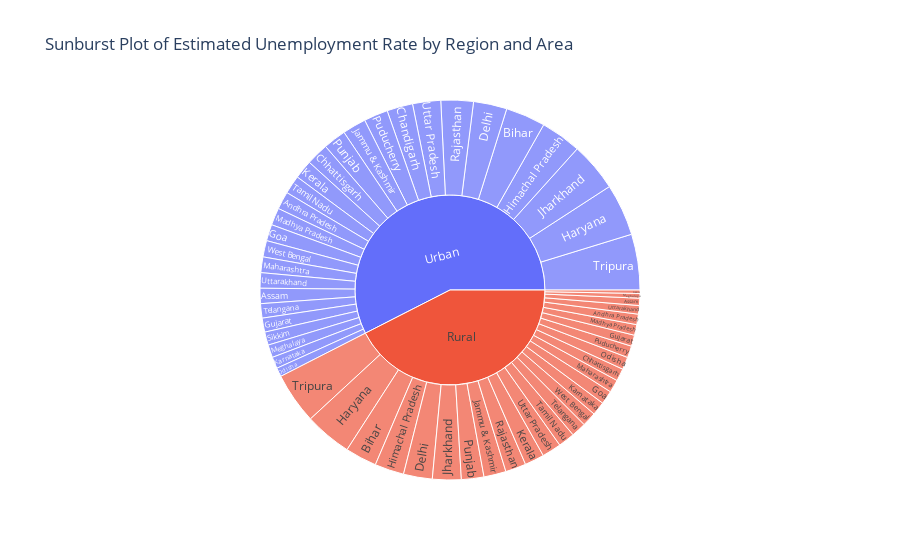

Notebook cell for this chart:
### Code cell
fig = px.sunburst(df, path=['Area', 'Region'], values='Estimated Unemployment Rate (%)', title='Sunburst Plot of Estimated Unemployment Rate by Region and Area')
fig.show()

### Figure 1 — Plotly figure (JSON) as saved in the notebook; plotly's stock layout.template omitted (floating-point values rounded to 4 significant figures)
{"data": [{"branchvalues": "total", "domain": {"x": [0, 1], "y": [0, 1]}, "hovertemplate": "labels=%{label}<br>Estimated Unemployment Rate (%)=%{value}<br>parent=%{parent}<br>id=%{id}<extra></extra>", "ids": ["Rural/Andhra Pradesh", "Urban/Andhra Pradesh", "Rural/Assam", "Urban/Assam", "Rural/Bihar", "Urban/Bihar", "Urban/Chandigarh", "Rural/Chhattisgarh", "Urban/Chhattisgarh", "Rural/Delhi", "Urban/Delhi", "Rural/Goa", "Urban/Goa", "Rural/Gujarat", "Urban/Gujarat", "Rural/Haryana", "Urban/Haryana", "Rural/Himachal Pradesh", "Urban/Himachal Pradesh", "Rural/Jammu & Kashmir", "Urban/Jammu & Kashmir", "Rural/Jharkhand", "Urban/Jharkhand", "Rural/Karnataka", "Urban/Karnataka", "Rural/Kerala", "Urban/Kerala", "Rural/Madhya Pradesh", "Urban/Madhya Pradesh", "Rural/Maharashtra", "Urban/Maharashtra", "Rural/Meghalaya", "Urban/Meghalaya", "Rural/Odisha", "Urban/Odisha", "Rural/Puducherry", "Urban/Puducherry", "Rural/Punjab", "Urban/Punjab", "Rural/Rajasthan", "Urban/Rajasthan", "Rural/Sikkim", "Urban/Sikkim", "Rural/Tamil Nadu", "Urban/Tamil Nadu", "Rural/Telangana", "Urban/Telangana", "Rural/Tripura", "Urban/Tripura", "Rural/Uttar Pradesh", "Urban/Uttar Pradesh", "Rural/Uttarakhand", "Urban/Uttarakhand", "Rural/West Bengal", "Urban/West Bengal", "Rural", "Urban"], "labels": ["Andhra Pradesh", "Andhra Pradesh", "Assam", "Assam", "Bihar", "Bihar", "Chandigarh", "Chhattisgarh", "Chhattisgarh", "Delhi", "Delhi", "Goa", "Goa", "Gujarat", "Gujarat", "Haryana", "Haryana", "Himachal Pradesh", "Himachal Pradesh", "Jammu & Kashmir", "Jammu & Kashmir", "Jharkhand", "Jharkhand", "Karnataka", "Karnataka", "Kerala", "Kerala", "Madhya Pradesh", "Madhya Pradesh", "Maharashtra", "Maharashtra", "Meghalaya", "Meghalaya", "Odisha", "Odisha", "Puducherry", "Puducherry", "Punjab", "Punjab", "Rajasthan", "Rajasthan", "Sikkim", "Sikkim", "Tamil Nadu", "Tamil Nadu", "Telangana", "Telangana", "Tripura", "Tripura", "Uttar Pradesh", "Uttar Pradesh", "Uttarakhand", "Uttarakhand", "West Bengal", "West Bengal", "Rural", "Urban"], "name": "", "parents": ["Rural", "Urban", "Rural", "Urban", "Rural", "Urban", "Urban", "Rural", "Urban", "Rural", "Urban", "Rural", "Urban", "Rural", "Urban", "Rural", "Urban", "Rural", "Urban", "Rural", "Urban", "Rural", "Urban", "Rural", "Urban", "Rural", "Urban", "Rural", "Urban", "Rural", "Urban", "Rural", "Urban", "Rural", "Urban", "Rural", "Urban", "Rural", "Urban", "Rural", "Urban", "Rural", "Urban", "Rural", "Urban", "Rural", "Urban", "Rural", "Urban", "Rural", "Urban", "Rural", "Urban", "Rural", "Urban", "", ""], "type": "sunburst", "values": [77.37, 132.0, 53.89, 113.2, 234.8, 294.9, 191.9, 92.8, 165.9, 213.6, 248.2, 100.7, 121.9, 82.84, 103.8, 350.2, 385.8, 217.1, 302.1, 164.5, 175.5, 213.1, 363.3, 101.1, 85.79, 144.8, 138.7, 79.15, 128.2, 95.34, 116.3, 34.65, 94.92, 92.58, 65.84, 87.16, 178.4, 166.9, 169.9, 153.0, 240.7, 25.4, 97.84, 122.9, 137.1, 110.1, 106.6, 380.3, 413.5, 142.9, 208.5, 63.47, 114.3, 106.0, 121.5, 3707.0, 5016.0]}], "layout": {"legend": {"tracegroupgap": 0}, "title": {"text": "Sunburst Plot of Estimated Unemployment Rate by Region and Area"}}}
